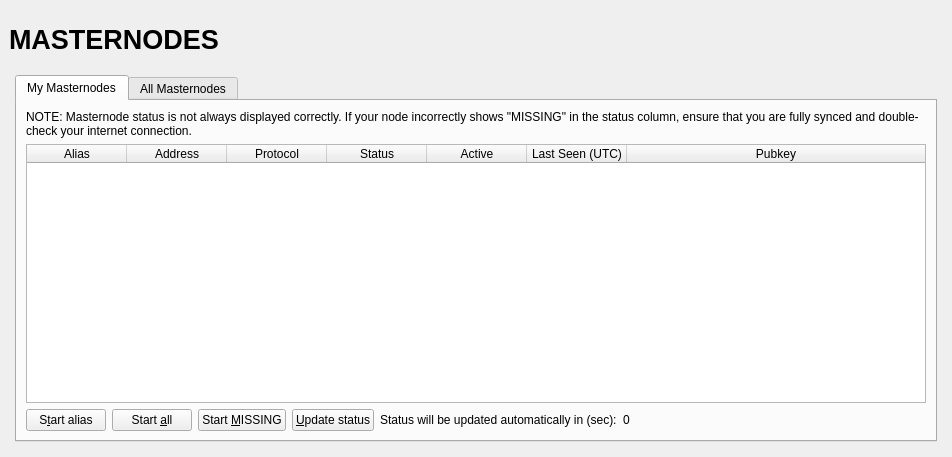
<?xml version="1.0" encoding="UTF-8"?>
<ui version="4.0">
  <class>MasternodeList</class>
  <widget class="QWidget" name="MasternodeList">
    <property name="geometry">
      <rect>
        <x>0</x>
        <y>0</y>
        <width>723</width>
        <height>457</height>
      </rect>
    </property>
    <property name="windowTitle">
      <string>Form</string>
    </property>
    <layout class="QVBoxLayout" name="topLayout" stretch="0">
      <property name="leftMargin">
        <number>9</number>
      </property>
      <property name="topMargin">
        <number>9</number>
      </property>
      <property name="rightMargin">
        <number>9</number>
      </property>
      <property name="bottomMargin">
        <number>9</number>
      </property>
      <item>
        <layout class="QVBoxLayout" name="verticalLayout_Master" stretch="0,1">
          <property name="spacing">
            <number>0</number>
          </property>
          <item>
            <widget class="QFrame" name="frame_Header">
              <layout class="QVBoxLayout" name="verticalLayout_4">
                <property name="leftMargin">
                  <number>0</number>
                </property>
                <property name="topMargin">
                  <number>0</number>
                </property>
                <property name="rightMargin">
                  <number>0</number>
                </property>
                <property name="bottomMargin">
                  <number>0</number>
                </property>
                <item>
                  <layout class="QHBoxLayout" name="horizontalLayout_Header" stretch="1,0,1">
                    <item>
                      <widget class="QLabel" name="labelOverviewHeaderLeft">
                        <property name="minimumSize">
                          <size>
                            <width>464</width>
                            <height>60</height>
                          </size>
                        </property>
                        <property name="maximumSize">
                          <size>
                            <width>16777215</width>
                            <height>60</height>
                          </size>
                        </property>
                        <property name="font">
                          <font>
                            <pointsize>20</pointsize>
                            <weight>75</weight>
                            <bold>true</bold>
                          </font>
                        </property>
                        <property name="text">
                          <string>MASTERNODES</string>
                        </property>
                      </widget>
                    </item>
                    <item>
                      <spacer name="horizontalSpacer">
                        <property name="orientation">
                          <enum>Qt::Horizontal</enum>
                        </property>
                        <property name="sizeHint" stdset="0">
                          <size>
                            <width>40</width>
                            <height>20</height>
                          </size>
                        </property>
                      </spacer>
                    </item>
                    <item>
                      <widget class="QLabel" name="labelOverviewHeaderRight">
                        <property name="minimumSize">
                          <size>
                            <width>464</width>
                            <height>60</height>
                          </size>
                        </property>
                        <property name="maximumSize">
                          <size>
                            <width>16777215</width>
                            <height>60</height>
                          </size>
                        </property>
                        <property name="font">
                          <font>
                            <pointsize>14</pointsize>
                          </font>
                        </property>
                        <property name="text">
                          <string/>
                        </property>
                        <property name="alignment">
                          <set>Qt::AlignRight|Qt::AlignTrailing|Qt::AlignVCenter</set>
                        </property>
                      </widget>
                    </item>
                  </layout>
                </item>
              </layout>
            </widget>
          </item>
          <item>
            <widget class="QFrame" name="frame_BG">
              <layout class="QVBoxLayout" name="verticalLayout_3">
                <property name="leftMargin">
                  <number>6</number>
                </property>
                <property name="topMargin">
                  <number>6</number>
                </property>
                <property name="rightMargin">
                  <number>6</number>
                </property>
                <property name="bottomMargin">
                  <number>6</number>
                </property>
                <item>
                  <widget class="QFrame" name="frame_Content">
                    <layout class="QVBoxLayout" name="verticalLayout_1">
                      <property name="spacing">
                        <number>0</number>
                      </property>
                      <property name="leftMargin">
                        <number>0</number>
                      </property>
                      <property name="topMargin">
                        <number>0</number>
                      </property>
                      <property name="rightMargin">
                        <number>0</number>
                      </property>
                      <property name="bottomMargin">
                        <number>0</number>
                      </property>
                      <item>
                        <layout class="QVBoxLayout" name="verticalLayout_5">
                          <property name="bottomMargin">
                            <number>0</number>
                          </property>
                          <item>
                            <widget class="QTabWidget" name="tabWidget">
                              <property name="currentIndex">
                                <number>0</number>
                              </property>
                              <widget class="QWidget" name="tabMyMasternodes">
                                <attribute name="title">
                                  <string>My Masternodes</string>
                                </attribute>
                                <layout class="QGridLayout" name="gridLayout_2">
                                  <item row="0" column="0">
                                    <layout class="QVBoxLayout" name="verticalLayout_2">
                                      <property name="bottomMargin">
                                        <number>0</number>
                                      </property>
                                      <item>
                                        <layout class="QHBoxLayout" name="horizontalLayout_note">
                                          <property name="bottomMargin">
                                            <number>0</number>
                                          </property>
                                          <item>
                                            <widget class="QLabel" name="updateNote">
                                              <property name="text">
                                                <string>NOTE: Masternode status is not always displayed correctly. If your node incorrectly shows &quot;MISSING&quot; in the status column, ensure that you are fully synced and double-check your internet connection.</string>
                                              </property>
                                              <property name="wordWrap">
                                                <bool>true</bool>
                                              </property>
                                            </widget>
                                          </item>
                                        </layout>
                                      </item>
                                      <item>
                                        <widget class="QTableWidget" name="tableWidgetMyMasternodes">
                                          <property name="minimumSize">
                                            <size>
                                              <width>695</width>
                                              <height>0</height>
                                            </size>
                                          </property>
                                          <property name="palette">
                                            <palette>
                                              <active>
                                                <colorrole role="Text">
                                                  <brush brushstyle="SolidPattern">
                                                    <color alpha="255">
                                                      <red>51</red>
                                                      <green>51</green>
                                                      <blue>51</blue>
                                                    </color>
                                                  </brush>
                                                </colorrole>
                                              </active>
                                              <inactive>
                                                <colorrole role="Text">
                                                  <brush brushstyle="SolidPattern">
                                                    <color alpha="255">
                                                      <red>51</red>
                                                      <green>51</green>
                                                      <blue>51</blue>
                                                    </color>
                                                  </brush>
                                                </colorrole>
                                              </inactive>
                                              <disabled>
                                                <colorrole role="Text">
                                                  <brush brushstyle="SolidPattern">
                                                    <color alpha="255">
                                                      <red>85</red>
                                                      <green>85</green>
                                                      <blue>85</blue>
                                                    </color>
                                                  </brush>
                                                </colorrole>
                                              </disabled>
                                            </palette>
                                          </property>
                                          <property name="editTriggers">
                                            <set>QAbstractItemView::NoEditTriggers</set>
                                          </property>
                                          <property name="alternatingRowColors">
                                            <bool>true</bool>
                                          </property>
                                          <property name="selectionMode">
                                            <enum>QAbstractItemView::SingleSelection</enum>
                                          </property>
                                          <property name="selectionBehavior">
                                            <enum>QAbstractItemView::SelectRows</enum>
                                          </property>
                                          <property name="sortingEnabled">
                                            <bool>true</bool>
                                          </property>
                                          <attribute name="horizontalHeaderStretchLastSection">
                                            <bool>true</bool>
                                          </attribute>
                                          <attribute name="ResizeMode">
                                            <enum>QHeaderView::Interactive</enum>
                                          </attribute>
                                          <column>
                                            <property name="text">
                                              <string>Alias</string>
                                            </property>
                                          </column>
                                          <column>
                                            <property name="text">
                                              <string>Address</string>
                                            </property>
                                          </column>
                                          <column>
                                            <property name="text">
                                              <string>Protocol</string>
                                            </property>
                                          </column>
                                          <column>
                                            <property name="text">
                                              <string>Status</string>
                                            </property>
                                          </column>
                                          <column>
                                            <property name="text">
                                              <string>Active</string>
                                            </property>
                                          </column>
                                          <column>
                                            <property name="text">
                                              <string>Last Seen (UTC)</string>
                                            </property>
                                          </column>
                                          <column>
                                            <property name="text">
                                              <string>Pubkey</string>
                                            </property>
                                          </column>
                                        </widget>
                                      </item>
                                      <item>
                                        <layout class="QHBoxLayout" name="horizontalLayout_5">
                                          <property name="bottomMargin">
                                            <number>0</number>
                                          </property>
                                          <item>
                                            <widget class="QPushButton" name="startButton">
                                              <property name="text">
                                                <string>S&amp;tart alias</string>
                                              </property>
                                            </widget>
                                          </item>
                                          <item>
                                            <widget class="QPushButton" name="startAllButton">
                                              <property name="text">
                                                <string>Start &amp;all</string>
                                              </property>
                                            </widget>
                                          </item>
                                          <item>
                                            <widget class="QPushButton" name="startMissingButton">
                                              <property name="text">
                                                <string>Start &amp;MISSING</string>
                                              </property>
                                            </widget>
                                          </item>
                                          <item>
                                            <widget class="QPushButton" name="UpdateButton">
                                              <property name="text">
                                                <string>&amp;Update status</string>
                                              </property>
                                            </widget>
                                          </item>
                                          <item>
                                            <widget class="QLabel" name="autoupdate_label">
                                              <property name="text">
                                                <string>Status will be updated automatically in (sec):</string>
                                              </property>
                                            </widget>
                                          </item>
                                          <item>
                                            <widget class="QLabel" name="secondsLabel">
                                              <property name="text">
                                                <string>0</string>
                                              </property>
                                            </widget>
                                          </item>
                                          <item>
                                            <spacer name="horizontalSpacer_5">
                                              <property name="orientation">
                                                <enum>Qt::Horizontal</enum>
                                              </property>
                                              <property name="sizeHint" stdset="0">
                                                <size>
                                                  <width>40</width>
                                                  <height>20</height>
                                                </size>
                                              </property>
                                            </spacer>
                                          </item>
                                        </layout>
                                      </item>
                                    </layout>
                                  </item>
                                </layout>
                              </widget>
                              <widget class="QWidget" name="tabAllMasternodes">
                                <attribute name="title">
                                  <string>All Masternodes</string>
                                </attribute>
                                <layout class="QGridLayout" name="gridLayout">
                                  <item row="1" column="0">
                                    <widget class="QTableWidget" name="tableWidgetMasternodes">
                                      <property name="palette">
                                        <palette>
                                          <active>
                                            <colorrole role="Text">
                                              <brush brushstyle="SolidPattern">
                                                <color alpha="255">
                                                  <red>51</red>
                                                  <green>51</green>
                                                  <blue>51</blue>
                                                </color>
                                              </brush>
                                            </colorrole>
                                          </active>
                                          <inactive>
                                            <colorrole role="Text">
                                              <brush brushstyle="SolidPattern">
                                                <color alpha="255">
                                                  <red>51</red>
                                                  <green>51</green>
                                                  <blue>51</blue>
                                                </color>
                                              </brush>
                                            </colorrole>
                                          </inactive>
                                          <disabled>
                                            <colorrole role="Text">
                                              <brush brushstyle="SolidPattern">
                                                <color alpha="255">
                                                  <red>85</red>
                                                  <green>85</green>
                                                  <blue>85</blue>
                                                </color>
                                              </brush>
                                            </colorrole>
                                          </disabled>
                                        </palette>
                                      </property>
                                      <property name="editTriggers">
                                        <set>QAbstractItemView::NoEditTriggers</set>
                                      </property>
                                      <property name="alternatingRowColors">
                                        <bool>true</bool>
                                      </property>
                                      <property name="selectionBehavior">
                                        <enum>QAbstractItemView::SelectRows</enum>
                                      </property>
                                      <property name="sortingEnabled">
                                        <bool>true</bool>
                                      </property>
                                      <attribute name="horizontalHeaderStretchLastSection">
                                        <bool>true</bool>
                                      </attribute>
                                      <attribute name="ResizeMode">
                                        <enum>QHeaderView::Interactive</enum>
                                      </attribute>
                                      <column>
                                        <property name="text">
                                          <string>Address</string>
                                        </property>
                                      </column>
                                      <column>
                                        <property name="text">
                                          <string>Protocol</string>
                                        </property>
                                      </column>
                                      <column>
                                        <property name="text">
                                          <string>Status</string>
                                        </property>
                                      </column>
                                      <column>
                                        <property name="text">
                                          <string>Active</string>
                                        </property>
                                      </column>
                                      <column>
                                        <property name="text">
                                          <string>Last Seen (UTC)</string>
                                        </property>
                                      </column>
                                      <column>
                                        <property name="text">
                                          <string>Pubkey</string>
                                        </property>
                                      </column>
                                    </widget>
                                  </item>
                                  <item row="0" column="0">
                                    <layout class="QHBoxLayout" name="horizontalLayout_3">
                                      <property name="bottomMargin">
                                        <number>0</number>
                                      </property>
                                      <item>
                                        <widget class="QLabel" name="label_filter">
                                          <property name="text">
                                            <string>Filter List:</string>
                                          </property>
                                        </widget>
                                      </item>
                                      <item>
                                        <widget class="QLineEdit" name="filterLineEdit">
                                          <property name="toolTip">
                                            <string>Filter masternode list</string>
                                          </property>
                                        </widget>
                                      </item>
                                      <item>
                                        <spacer name="horizontalSpacer_3">
                                          <property name="orientation">
                                            <enum>Qt::Horizontal</enum>
                                          </property>
                                          <property name="sizeHint" stdset="0">
                                            <size>
                                              <width>10</width>
                                              <height>20</height>
                                            </size>
                                          </property>
                                        </spacer>
                                      </item>
                                      <item>
                                        <widget class="QLabel" name="label_count">
                                          <property name="text">
                                            <string>Node Count:</string>
                                          </property>
                                        </widget>
                                      </item>
                                      <item>
                                        <widget class="QLabel" name="countLabel">
                                          <property name="text">
                                            <string>0</string>
                                          </property>
                                        </widget>
                                      </item>
                                    </layout>
                                  </item>
                                </layout>
                              </widget>
                            </widget>
                          </item>
                        </layout>
                      </item>
                    </layout>
                  </widget>
                </item>
              </layout>
            </widget>
          </item>
        </layout>
      </item>
    </layout>
  </widget>
  <resources/>
  <connections/>
</ui>
